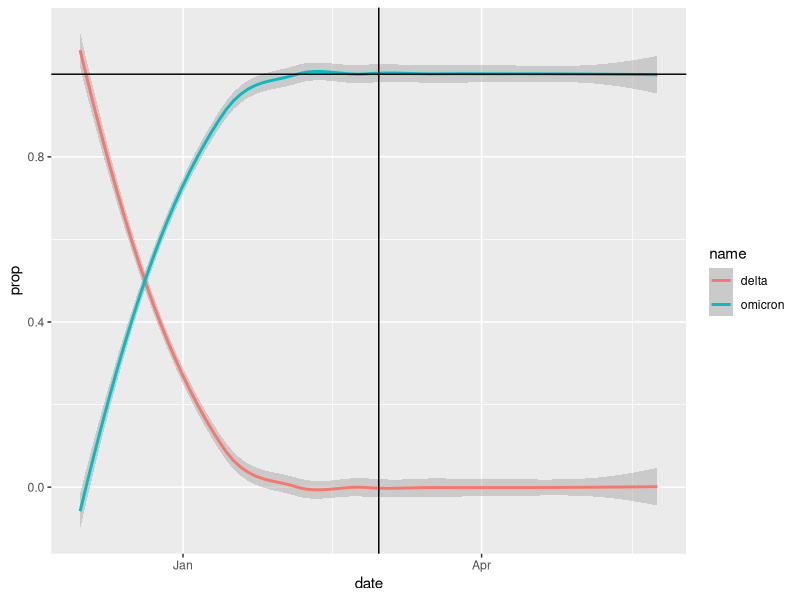

Reproduce this figure in R.
library(tidyverse)
tmp <- read_csv("notes/county_greek_data.csv")

tmp %>%
  select(county, date, delta, omicron) %>%
  pivot_longer(-c(county, date)) %>%
  count(date, name, wt = value) %>%
  group_by(date) %>%
  mutate(prop = n / sum(n)) %>%
  ggplot(aes(date, prop, color = name)) +
  geom_smooth() +
  geom_hline(yintercept = 1) +
  geom_vline(xintercept = lubridate::ymd("2022-03-01"))

